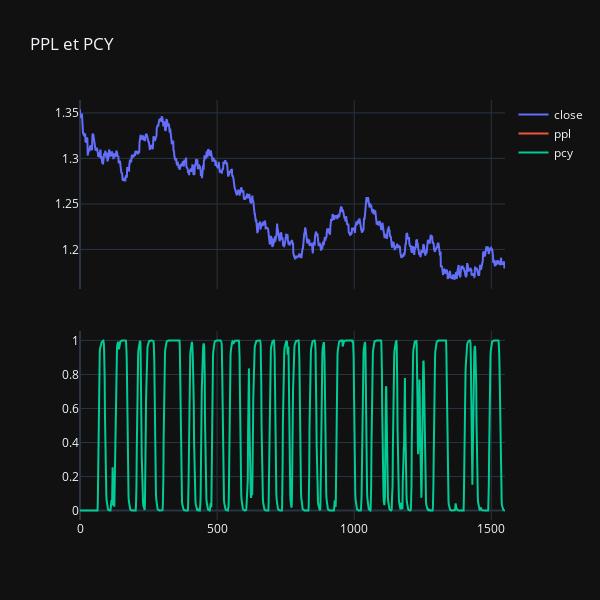

The code cell stored with this chart in its notebook:
### Code cell
from plotly.subplots import make_subplots
import plotly.graph_objects as go
fig = make_subplots(rows=2, cols=1, shared_xaxes=True, vertical_spacing=0.1)

fig.add_trace(go.Scatter(
    x=list(range(len(close))),
    y=close,
    mode='lines',
    name='close'
),
row=1,
col=1
)

fig.add_trace(go.Scatter(
    x=list(range(len(close))),
    y=ppl,
    mode='lines',
    name='ppl'
),
row=1,
col=1
)

fig.add_trace(go.Scatter(
    x=list(range(len(close))),
    y=pcy,
    mode='lines',
    name='pcy'
),
row=2,
col=1
)

fig.update_layout(height=600, width=600, title_text="PPL et PCY")
fig.show()

### Figure 1 — Plotly figure (JSON) as saved in the notebook; plotly's stock layout.template omitted (floating-point values rounded to 4 significant figures; data arrays with more than 128 entries replaced by an {"elided": "..."} marker saying what was removed)
{"data": [{"mode": "lines", "name": "close", "type": "scatter", "x": {"elided": "1551 int values"}, "xaxis": "x", "y": {"elided": "1551 float values"}, "yaxis": "y"}, {"mode": "lines", "name": "ppl", "type": "scatter", "x": {"elided": "1551 int values"}, "xaxis": "x", "y": {"elided": "1551 null values"}, "yaxis": "y"}, {"mode": "lines", "name": "pcy", "type": "scatter", "x": {"elided": "1551 int values"}, "xaxis": "x2", "y": {"elided": "1551 float values"}, "yaxis": "y2"}], "layout": {"height": 600, "title": {"text": "PPL et PCY"}, "width": 600, "xaxis": {"anchor": "y", "domain": [0, 1], "matches": "x2", "showticklabels": false}, "xaxis2": {"anchor": "y2", "domain": [0, 1]}, "yaxis": {"anchor": "x", "domain": [0.55, 1]}, "yaxis2": {"anchor": "x2", "domain": [0, 0.45]}}}
